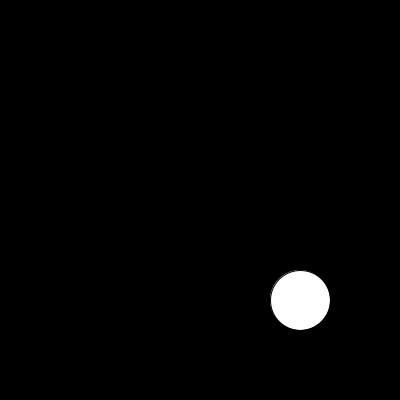
Frame 1 (no input)
Frame 60 (the mouse pressed at the canvas centre just before this capture): identical to frame 1, image omitted
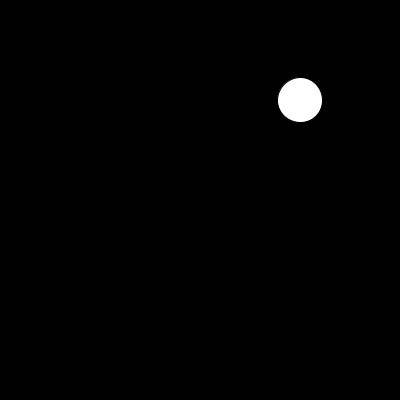
Frame 120 (the mouse held since frame 60 and released just before this capture)

The Processing sketch that drew these frames (run headless with seeded random() and noise(); from frame 60 on, the mouse is pressed at the canvas centre):

// Processing sketch: processing_115107
// ── processing_115107.pde


float a = 100;
float b = 300;
float small = 15;
float med1 = 30;
float med2 = 45;
float large = 60;

void setup() {
  size(400,400);
}

void draw() {
  background(0);
  
  if(mouseX<width/2 && mouseY<height/2) {
  ellipse(b,b,large,large);
  }
  
  
  else if(mouseX>width/2 && mouseY<height/2) {
  ellipse(a,b,small,small);
  }
  
  
  else if(mouseX>width/2 && mouseY>height/2) {
  ellipse(a,a,med1,med1);
  }
  
  
  else {
  ellipse(b,a,med2,med2);
  }

}
